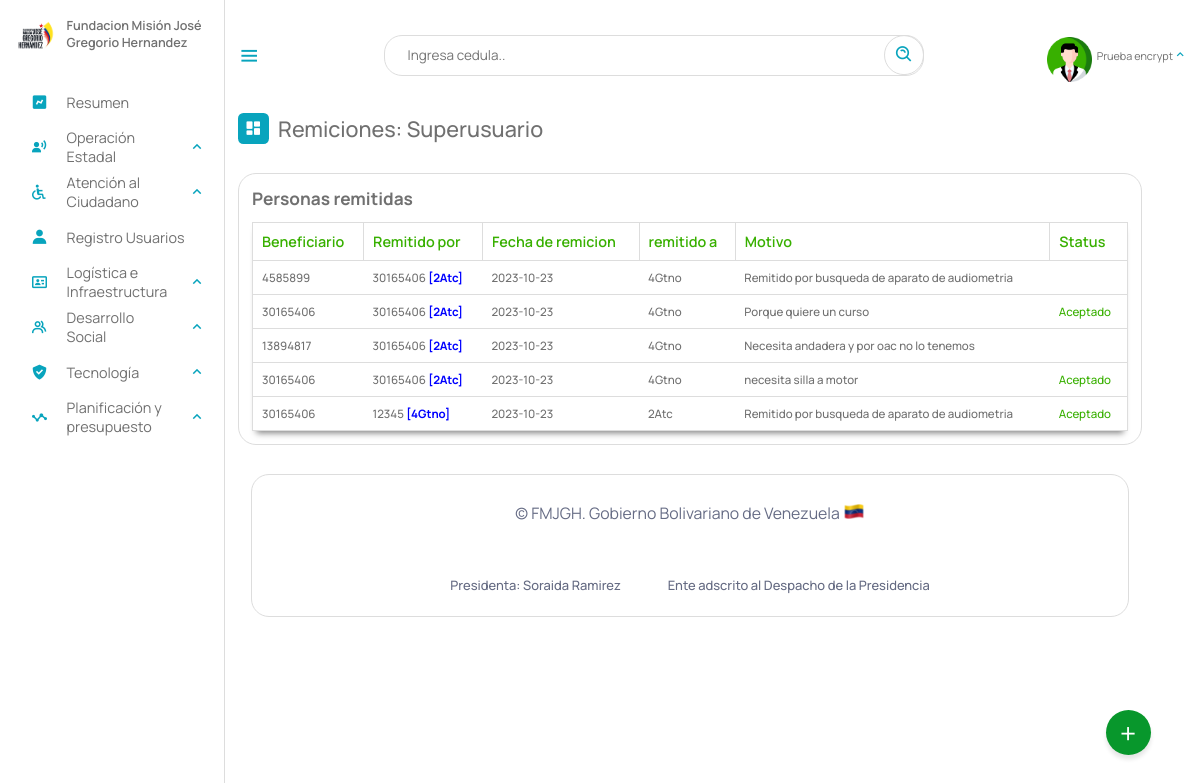
/Escritorio/01-remitidos_oac.php (signed in), run on an earlier commit of the app's database.
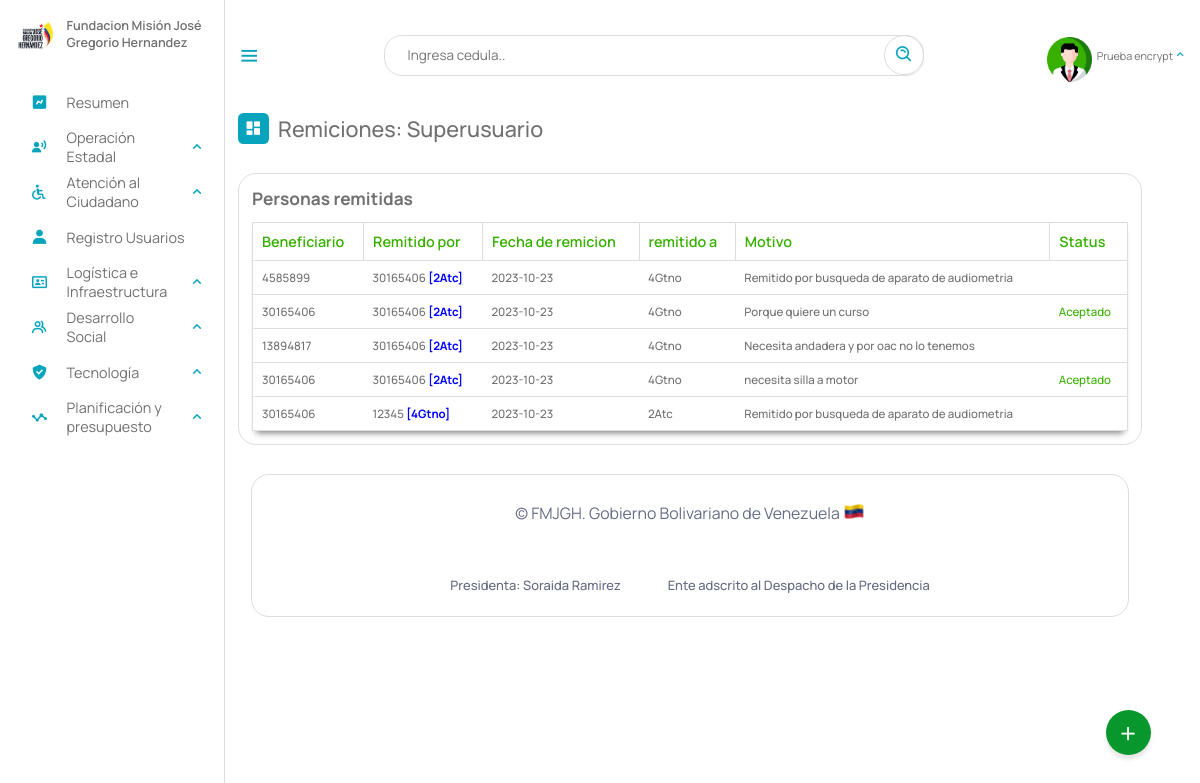
And on a later commit of the database.
### tables this page shows
CREATE TABLE `remitidos` (
  `id` int(11) NOT NULL AUTO_INCREMENT,
  `cedula` int(12) NOT NULL,
  `departamento` varchar(5) NOT NULL,
  `coordinacion` varchar(12) DEFAULT NULL,
  `por` text NOT NULL,
  `gerencia_remitente` varchar(5) NOT NULL,
  `fecha` date NOT NULL,
  `motivo` text NOT NULL,
  `statu` text DEFAULT NULL,
  PRIMARY KEY (`id`),
  KEY `cedula` (`cedula`),
  KEY `departamento` (`departamento`),
  KEY `gerencia_remitente` (`gerencia_remitente`),
  KEY `coordinacion` (`coordinacion`),
  CONSTRAINT `remitidos_ibfk_1` FOREIGN KEY (`coordinacion`) REFERENCES `coordinaciones_estadales` (`id`) ON DELETE CASCADE
);

### php/6-remitir.php (called while the page is built, shortened)
<?php
include_once("ManejadorBD.php");
class remitido extends ManejadorBD{
        private $cnn;
        public function __construct($tipoConexion){
            $this->cnn = parent::conectar($tipoConexion);
        }
		public function consultarTodosRemitidosSUPERADMIN(){
			try{
				$stmt = $this->cnn->prepare("SELECT * FROM remitidos WHERE 1");
				$stmt->setFetchMode(PDO::FETCH_ASSOC);
				$stmt->execute();
				return $stmt->fetchAll();
	        }catch(PDOException $error) {
				echo "Error: ejecutando consulta SQL.".$error->getMessage();
				exit();
	        }
		}
}

### php/ManejadorBD.php (called while the page is built, shortened)
<?php
	class ManejadorBD extends PDO {
		public $srv	= SRV;
		public $usr	= USR;
		public $pas	= PAS;
		public $dbn	= BDN;
		public function conectar($tipoConexion){
			try{
				switch ($tipoConexion) {
				    case 1:
				        $dsn = "mysql:host=$this->srv;dbname=$this->dbn";
				        break;
				}
				$dbh = new PDO($dsn, $this->usr, $this->pas);
    			$dbh->setAttribute(PDO::ATTR_ERRMODE, PDO::ERRMODE_EXCEPTION);
			}catch(PDOException $error){
                echo "Error al Conectar con la Base de Datos: ".$error->getMessage();
                exit();
			}
            $this->conexionBD = $dbh;
			return $this->conexionBD;
		}
	}
?>

### Escritorio/01-remitidos_oac.php (the view, shortened to what this page needs)
<?php
include_once("partearriba.php");
?>
<div class="dash-contenido">
    <div class="overview">
        <div class="titulo">
            <i class='bx bxs-dashboard'> </i>
            <span class="link-name">Remiciones: <?php echo $rol ?></span>
        </div>
    </div>
    <div class="tabla-atencion">
        <h2>Personas remitidas</h2>
        <table>
            <thead>
                <tr>
                    <th>Beneficiario</th>
                    <th>Remitido por</th>
                    <th>Fecha de remicion</th>
                    <th>remitido a</th>
                    <th>Motivo</th>
                    <th>Status</th>
                </tr>
            </thead>
            <tbody>
                <?php
                include_once("../php/6-remitir.php");
                $aten = new remitido(1);
                if ($rol == "Superusuario") {
                    $consulta = $aten->consultarTodosRemitidosSUPERADMIN();
                    if ($consulta) {
                        foreach ($consulta as $registros) {
                        ?>
                            <tr>
                                <td><?php echo $registros["cedula"] ?></td>
                                <td><?php echo $registros["por"] . " <span style='color: blue;'><b>[" . $registros["gerencia_remitente"] . "]</b></span>" ?></td>
                                <td><?php echo $registros["fecha"] ?></td>
                                <td><?php echo $registros["departamento"] ?></td>
                                <td><?php echo $registros["motivo"] ?></td>
                                <?php if ($registros["statu"] == "Aceptado") { ?>
                                    <td style="color: #38b000"><?php echo  $registros["statu"] ?></td>
                                <?php } elseif ($registros["statu"] == "Rechazado") { ?>
                                    <td style="color: #f16d64"><?php echo  $registros["statu"] ?></td>
                                <?php   }else{
                                    echo "<td></td>";
                                } ?>
                            </tr>
                        <?php
                        }
                    }
                }
                ?>
            </tbody>
        </table>
    </div>
</div>
<?php
include_once("parteabajo.php");
?>

What changed in the data, as far as the page shows it:
changed remitidos (number 5 of 5 on the later page): statu "Aceptado" → (not shown)
